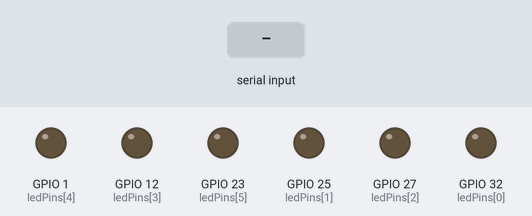
This program was run on a simulated ESP32. Shown: output pins drawn as LEDs (lit = HIGH). Inputs (shaded band) come from the test bench. What the program prints to the serial monitor is not drawn.

Above: at 1.2 s.
1.3 s: "1\n" received over Serial
At 2.5 s:
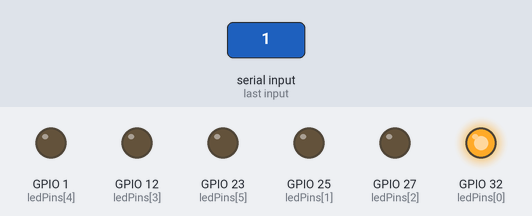
2.8 s: "2\n" received over Serial
At 3.7 s:
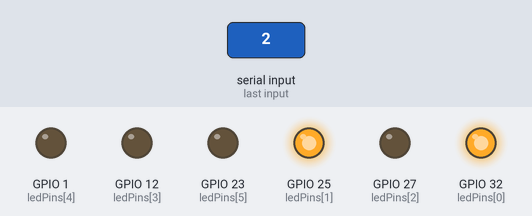
4.3 s: "1\n" received over Serial
At 4.8 s:
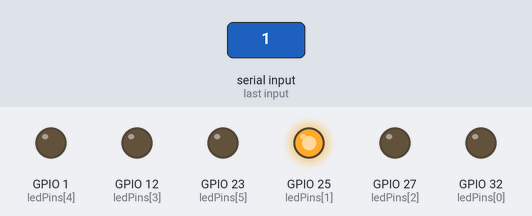
Timing chart, 0 to 7.3 s (numbered marks = the images above; inputs shaded):
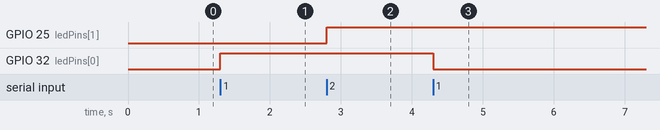

Measured:
- after the input at 1.3 s, GPIO 32 (ledPins[0]): LOW → HIGH at once
- after the input at 2.8 s, GPIO 25 (ledPins[1]): LOW → HIGH at once
- after the input at 4.3 s, GPIO 32 (ledPins[0]): HIGH → LOW at once

The program:

main.cpp
```cpp
#include <Arduino.h>

const int ledPins[] = {32, 25, 27, 12, 1, 23};
const int numLeds = sizeof(ledPins) / sizeof(ledPins[0]);
bool ledStates[] = {false, false, false, false, false, false};

void setup()
{
  Serial.begin(115200);

  for (int i = 0; i < numLeds; i++)
  {
    pinMode(ledPins[i], OUTPUT);
    digitalWrite(ledPins[i], LOW);
  }
}

void loop()
{
  if (Serial.available() <= 0)
  {
    return;
  }

  String input = Serial.readStringUntil('\n');
  input.trim();

  if (input.length() == 0)
  {
    return;
  }

  Serial.print("收到: ");
  Serial.println(input);

  if (input.length() != 1)
  {
    Serial.println("无效指令");
    return;
  }

  char command = input.charAt(0);

  if (command < '1' || command > '6')
  {
    Serial.println("无效指令");
    return;
  }

  int ledIndex = command - '1';
  ledStates[ledIndex] = !ledStates[ledIndex];
  digitalWrite(ledPins[ledIndex], ledStates[ledIndex] ? HIGH : LOW);

  Serial.print("LED");
  Serial.print(ledIndex + 1);
  Serial.println(ledStates[ledIndex] ? "亮" : "灭");
}
```
